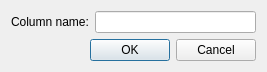
<?xml version="1.0" encoding="UTF-8"?>
<ui version="4.0">
 <class>SetupColumn</class>
 <widget class="QDialog" name="SetupColumn">
  <property name="geometry">
   <rect>
    <x>0</x>
    <y>0</y>
    <width>267</width>
    <height>69</height>
   </rect>
  </property>
  <property name="windowTitle">
   <string>Dialog</string>
  </property>
  <layout class="QVBoxLayout" name="verticalLayout">
   <item>
    <layout class="QHBoxLayout" name="horizontalLayout">
     <item>
      <widget class="QLabel" name="label_6">
       <property name="text">
        <string>Column name:</string>
       </property>
      </widget>
     </item>
     <item>
      <widget class="QLineEdit" name="lineEditOutputColumnName"/>
     </item>
    </layout>
   </item>
   <item>
    <widget class="QDialogButtonBox" name="buttonBox">
     <property name="orientation">
      <enum>Qt::Horizontal</enum>
     </property>
     <property name="standardButtons">
      <set>QDialogButtonBox::Cancel|QDialogButtonBox::Ok</set>
     </property>
    </widget>
   </item>
  </layout>
 </widget>
 <resources/>
 <connections>
  <connection>
   <sender>buttonBox</sender>
   <signal>accepted()</signal>
   <receiver>SetupColumn</receiver>
   <slot>accept()</slot>
   <hints>
    <hint type="sourcelabel">
     <x>248</x>
     <y>254</y>
    </hint>
    <hint type="destinationlabel">
     <x>157</x>
     <y>274</y>
    </hint>
   </hints>
  </connection>
  <connection>
   <sender>buttonBox</sender>
   <signal>rejected()</signal>
   <receiver>SetupColumn</receiver>
   <slot>reject()</slot>
   <hints>
    <hint type="sourcelabel">
     <x>316</x>
     <y>260</y>
    </hint>
    <hint type="destinationlabel">
     <x>286</x>
     <y>274</y>
    </hint>
   </hints>
  </connection>
 </connections>
</ui>
